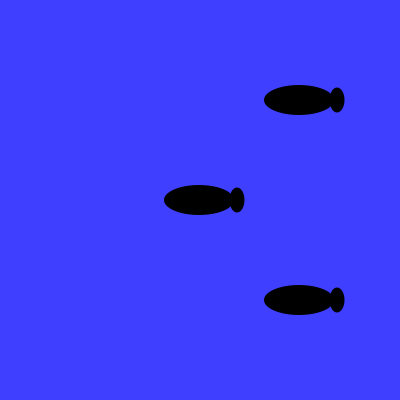
Frame 1 (no input)
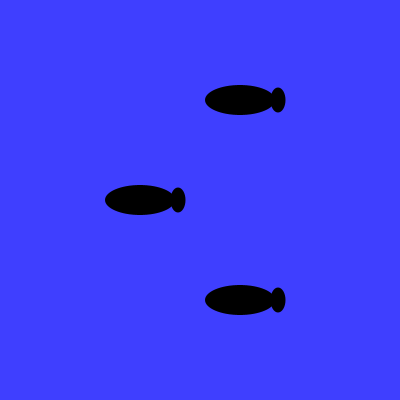
Frame 60 (the mouse pressed at the canvas centre just before this capture)
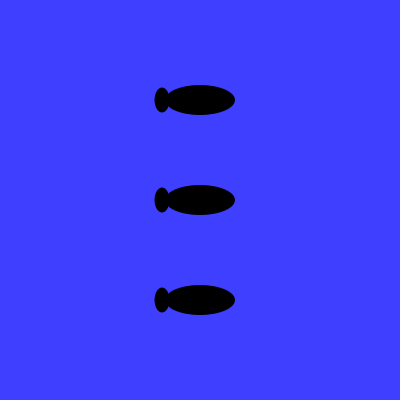
Frame 120 (the mouse held since frame 60 and released just before this capture)

The Processing sketch that drew these frames (run headless with seeded random() and noise(); from frame 60 on, the mouse is pressed at the canvas centre):

// Processing sketch: fishTurning3
// ── fishTurning3.pde
// 定数
final int[] fishToLeft  = new int[] {    // 魚の形状 (左向き)
  0, 0, 70, 30, // 胴体の相対位置(x,y)・横幅・縦幅
  38, 0, 15, 25                          // 尾びれの相対位置(x,y)・横幅・縦幅
};
final int[] fishToRight = new int[] {    // 魚の形状 (右向き)
  0, 0, 70, 30, 
  -38, 0, 15, 25
};

final int bodyX = 0;
final int bodyY = 1;
final int bodyLength = 2;
final int bodyWidth =3;
final int finX = 4;
final int finY = 5;
final int finLength = 6;
final int finWidth = 7;
// 変数
int [] x;                           // 魚の中心の x座標
int [] y;        // 魚の中心の y座標
int [] fish;                        // 現在の魚の形状
int vx;
int x1=100;
void setup() {
  size(400, 400);             // ウィンドウのサイズ
  noStroke();                 // 輪郭線を無効に
  background(63, 63, 255);    // 背景色
  fill(0, 0, 0);
  // 変数の初期値
  x =new int []{300, 200, 300};
  y =new int []{100, 200, 300};
  fish = fishToRight;
  vx = 1;
}

void draw() {
  background(63, 63, 255);
  drawFish(x, y, fish);
}

void drawFish(int [] x, int [] y, int [] fish) {
  for (int i=0; i<3; i++) {
    if (x[i] + fish[bodyX] < mouseX) {
      fish = fishToRight;
      x[i] += vx;
    } else if (x[i] + fish[bodyX] > mouseX) {
      fish = fishToLeft;
      x[i] -= vx;
    }
    ellipse(x[i] + fish[bodyX], y[i] + fish[bodyY], fish[bodyLength], fish[bodyWidth]);
    ellipse(x[i] + fish[finX], y[i] + fish[finY], fish[finLength], fish[finWidth]);
  }
}
